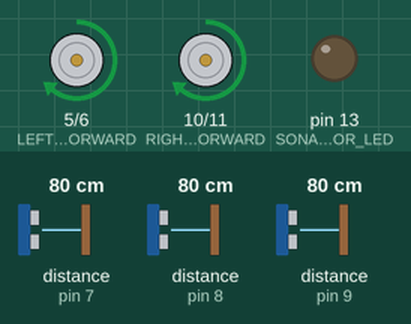
This sketch was run on a simulated Arduino Mega 2560, built with avr-gcc and run on an emulated ATmega2560. Shown: motor-driver pin pairs drawn as motors (green arrow = first pin HIGH = forward, orange = second pin HIGH = backward, longer = more drive), output pins drawn as LEDs (lit = HIGH). The test bench sets the inputs (shaded band); at power-on: distance to the obstacle (sensors on pin 7, pin 8, pin 9) 80 cm. The echo pulse lasts 58.3 µs per cm.

Above: at 3.8 s.
3.9 s: distance to the obstacle (sensor on pin 7) set to 4 cm
5.4 s: distance to the obstacle (sensor on pin 7) set to 2 cm
At 5.66 s:
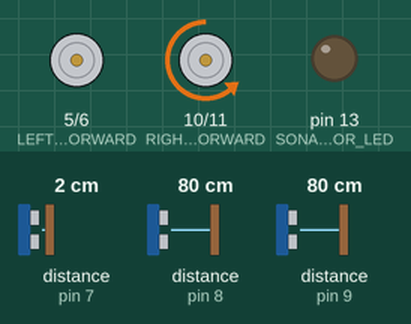
8.4 s: distance to the obstacle (sensor on pin 8) set to 2 cm
At 8.64 s:
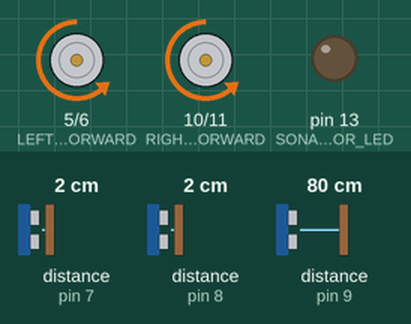
11.4 s: distance to the obstacle (sensor on pin 9) set to 2 cm
At 11.73 s:
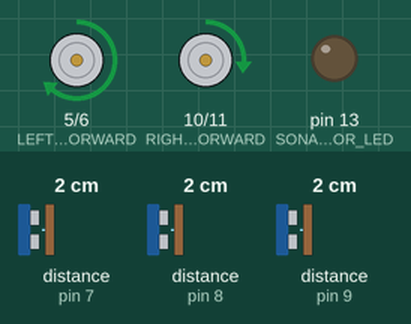
14.4 s: distance to the obstacle (sensor on pin 9) set to 4 cm
17.4 s: distance to the obstacle (sensor on pin 7) set to 9 cm
Timing chart, 0 to 21.4 s (numbered marks = the images above; inputs shaded):
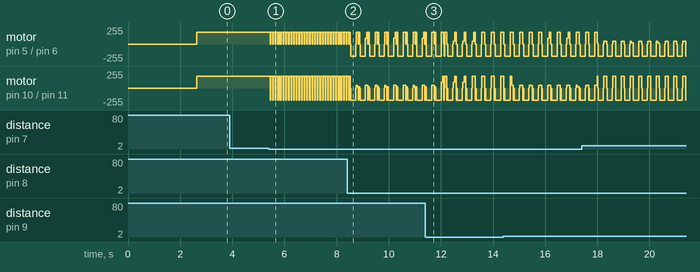

The sketch:

folkrace_robi_final_v1.0.ino
```cpp
//=============================================================================================
//=============================================================================================
//=============================================================================================
//==============================FOLKRACE ROBI FINAL v1.0=======================================
//=============================================================================================
//=============================================================================================
//=============================================================================================
//===============================NEW PING Library==============================================
#include <NewPing.h>
//===============================All include files=============================================
#include "_config.h"
#include "_debug.h"
#include "_motors.h"
#include "_sensors.h"
#include "_tests.h"
#include "_logics.h"
//=============================================================================================
//===============================INITIALIZATION================================================
//=============================================================================================
void setup(){
#ifdef DEBUG
  Serial.begin(SERIAL_PORT_SPEED);
#endif

					DEBUG_PRINT("STARTING PROGRAM");
						for (byte i=0; i<=15; i++){
							DEBUG_PRINT(".");
							delay(100);
						}
					DEBUG_PRINTLN("OK!");
					DEBUG_PRINTLN("DEBAG MODE is ON!");
					DEBUG_PRINT("SERIAL SPEED is ");
					DEBUG_PRINTLN(SERIAL_PORT_SPEED);
					DEBUG_PRINTLN();

//==== Pin configuration ======================================================================
  pinMode(LEFT_TRIGGER_PIN, OUTPUT);
  pinMode(CENTER_TRIGGER_PIN, OUTPUT);
  pinMode(RIGHT_TRIGGER_PIN, OUTPUT);
  pinMode(LEFT_ECHO_PIN, INPUT);
  pinMode(CENTER_ECHO_PIN, INPUT);
  pinMode(RIGHT_ECHO_PIN, INPUT);
  pinMode(LEFT_MOTOR_BACK, OUTPUT);
  pinMode(LEFT_MOTOR_FORWARD, OUTPUT);
  pinMode(RIGHT_MOTOR_BACK, OUTPUT);
  pinMode(RIGHT_MOTOR_FORWARD, OUTPUT);
  pinMode(SONARS_ERROR_LED, OUTPUT);

//===== Sonars Test at start ===================================================================

#ifdef DEBUG
	CYCLE_TIME = millis();
#endif

  while (sonarsTestAtStart == false) {

      sonarsTestAtStart = sonarsTest();

      if (sonarsTestAtStart == false){
			        DEBUG_PRINTLN("TROUBLE WITH SENSORS!");
			        //DEBUG_PRINTLN("");
			digitalWrite(SONARS_ERROR_LED, HIGH); //If some trouble with sonars, LED is on.
			sonars_test_fail_count++; //decrease sonars test counter
					DEBUG_PRINT("SONARS_TEST_FAIL_COUNT:");

						if (sonars_test_fail_count > 0){
						DEBUG_PRINTLN(sonars_test_fail_count);
						DEBUG_PRINTLN("");
						}

				if (sonars_test_fail_count >= SONARS_TEST_MAX_FAIL_COUNT)
					sonarsTestAtStart = true;

        }
      //delay(SONARS_TEST_DELAY);
      }

      if (sonars_test_fail_count >= 1 ){
      	digitalWrite(SONARS_ERROR_LED, HIGH);
      				DEBUG_PRINTLN("SONARS TEST IS NOT PASSED! :((( ROBOT IS STARTING...");
      	}
      else {
      	digitalWrite(SONARS_ERROR_LED, LOW); //If sonars test is passed, LED is off.

					DEBUG_PRINTLN("SONARS TEST IS PASSED! :))) ROBOT IS STARTING...");
			}

DEBUG_PRINT("SONARS TEST TIME is ");
DEBUG_PRINT(long(millis())-CYCLE_TIME);
DEBUG_PRINT("ms");
DEBUG_PRINTLN("");

//==== Start delay and other settings ============================================================
  delay(ROBOT_START_DELAY);

left_motor_forward(LEFT_MOTOR_MAX_SPEED/2);
right_motor_forward(RIGHT_MOTOR_MAX_SPEED/2);


  //left_motor_forward(LEFT_MOTOR_MAX_SPEED/4);
  //right_motor_forward(RIGHT_MOTOR_MAX_SPEED/4);

  //left_motor_forward(LEFT_MOTOR_MAX_SPEED);
  //right_motor_forward(RIGHT_MOTOR_MAX_SPEED);

					//DEBUG_PRINT("Starting LEFT MOTOR with speed: ");
					//DEBUG_PRINTLN(LEFT_MOTOR_MAX_SPEED);
					//DEBUG_PRINT("Starting RIGHT MOTOR with speed: ");
					//DEBUG_PRINTLN(RIGHT_MOTOR_MAX_SPEED);
					//DEBUG_PRINTLN("GOING TO LOOP CYCLE...");
					//DEBUG_PRINTLN("");
DEBUG_PRINTLN("");

#ifdef DEBUG
  DEBUG_PRINT("TESTING MOTORS...");
  left_motor_forward(100);
  delay(1000);
  right_motor_forward(100);
  delay(1000);
  right_motor_stop();
  left_motor_stop();
  delay(2000);
  left_motor_back(100);
  delay(1000);
  right_motor_back(100);
  delay(1000);
  right_motor_stop();
  left_motor_stop();
  delay(1000);
  DEBUG_PRINTLN("OK!");

#endif

}

//===========================================================================================
//=====================================MAIN PROGRAM==========================================
//===========================================================================================
void loop(){

	#ifdef DEBUG
		CYCLE_TIME = 0;
		CYCLE_TIME = millis();
	#endif


	distLeft = left_sonar_scan();
	logics();
  	delay(TIME_BETWEEN_PINGS);

  	//DEBUG_DELAY(1000);

  	distCenter = center_sonar_scan();
  	logics();
  	delay(TIME_BETWEEN_PINGS);

  	//DEBUG_DELAY(1000);

  	distRight = right_sonar_scan();
  	logics();
  	delay(TIME_BETWEEN_PINGS);

#ifdef DEBUG
  					//SHOW 1 LOOP CYCLE TIME
  					DEBUG_PRINT("LOOP CYCLE TIME IS ");
  					DEBUG_PRINT(long(millis()-CYCLE_TIME));
  					DEBUG_PRINTLN("ms");

  					//SHOW SENSORS DATA
				  	DEBUG_PRINT("SONARS L: ");
				  	DEBUG_PRINT(distLeft);
				  	DEBUG_PRINT(" | C: ");
				  	DEBUG_PRINT(distCenter);
				  	DEBUG_PRINT(" | R: ");
				  	DEBUG_PRINTLN(distRight);

  DEBUG_DELAY(1000);
#endif
}
```

_debug.h
```cpp
  #ifdef DEBUG

    #define DEBUG_PRINTLN(x)  Serial.println (x)
    #define DEBUG_PRINT(x)  Serial.print (x)
    #define DEBUG_DELAY(x)  delay (x)
  #else
    #define DEBUG_PRINT(x)
    #define DEBUG_PRINTLN(x)
    #define DEBUG_DELAY(x)

  #endif
```

_logics.h
```cpp
void logics(){
//
//===============================  Check if distance is 0  =========================
  /*
  if (distLeft <= MIN_LEFT_DISTANCE){
    left_motor_stop();
    right_motor_stop();
  }
  if (distCenter <= MIN_CENTER_DISTANCE){
    left_motor_stop();
    right_motor_stop();
  }
  if (distRight <= MIN_RIGHT_DISTANCE){
    left_motor_stop();
    right_motor_stop();
  }
  */
//=================================  WALL STICK CHECK ===================
  if (distLeft <= MIN_LEFT_DISTANCE){
    counterWallLeft ++;}
    else {
      counterWallLeft = 0;
    }
  if (distCenter <= MIN_CENTER_DISTANCE){
    counterWallCenter ++;}
    else {
      counterWallCenter = 0;
    }
  if (distRight <= MIN_RIGHT_DISTANCE){
    counterWallRight ++;}
    else {
      counterWallRight = 0;
    }


 if (counterWallLeft == 2){
     counterWallLeft = 0;
      right_motor_stop();
      left_motor_stop();

      right_motor_back(RIGHT_MOTOR_MAX_SPEED);
      delay(25);
 }
  if (counterWallCenter == 2){
     counterWallCenter = 0;
     right_motor_stop();
     left_motor_stop();
     delay(10);
     right_motor_back(RIGHT_MOTOR_MAX_SPEED);
     left_motor_back(LEFT_MOTOR_MAX_SPEED);
     delay(200);
     right_motor_stop();
     left_motor_stop();
     delay(10);

         if (distRight > distLeft){
              right_motor_forward(RIGHT_MOTOR_MAX_SPEED/4);
              left_motor_forward(LEFT_MOTOR_MAX_SPEED/2);
              delay(50);
              right_motor_stop();
              left_motor_stop();
         }
         else {
              right_motor_forward(RIGHT_MOTOR_MAX_SPEED/2);
              left_motor_forward(LEFT_MOTOR_MAX_SPEED/4);
              delay(50);
              right_motor_stop();
              left_motor_stop();
           }
 }
   if (counterWallRight == 2){
     counterWallCenter = 0;
      right_motor_stop();
      left_motor_stop();
      delay(10);

      left_motor_back(LEFT_MOTOR_MAX_SPEED);
      delay(20);
      right_motor_stop();
      left_motor_stop();
 }

//================================  MOVING FORWARD/LEFT/RIGHT ==============
  if (distLeft <= distCenter & distRight <= distCenter){
left_motor_forward(LEFT_MOTOR_MAX_SPEED);
right_motor_forward(RIGHT_MOTOR_MAX_SPEED);
delay(MOVING_FORWARD_DELAY);
}

  //Turn left if:
  else if (distLeft > distRight){
left_motor_forward(LEFT_MOTOR_MAX_SPEED/8);
right_motor_forward(RIGHT_MOTOR_MAX_SPEED);
//left_motor_stop();
  delay(TURNING_LEFT_DELAY);
  }

  //Turn right if:
  else if (distLeft < distRight){
//right_motor_stop();
left_motor_forward(LEFT_MOTOR_MAX_SPEED);
right_motor_forward(RIGHT_MOTOR_MAX_SPEED/8);
   delay(TURNING_RIGHT_DELAY);
 }

 else {
left_motor_forward(LEFT_MOTOR_MAX_SPEED);
right_motor_forward(RIGHT_MOTOR_MAX_SPEED);
delay(MOVING_FORWARD_DELAY);
 }

//
/*
//RESULT COUNTERS
  //byte left_result = 0;
  //byte center_result = 0;
  //byte right_result = 0;
  byte reslt[3] = {0,0,0};

//START CALCULATE RESULT
//===CENTER===============================
  if (distCenter >= NORM_CENTER_DISTANCE)
    reslt[1] = 0;
  else if (distCenter < NORM_CENTER_DISTANCE & distCenter > MIN_CENTER_DISTANCE)
    reslt[1] = 1;
  else
    reslt[1] = 2;
//===RIGHT================================
  if (distRight >= NORM_RIGHT_DISTANCE)
    reslt[2] = 0;
  else if (distRight < NORM_RIGHT_DISTANCE & distRight > MIN_RIGHT_DISTANCE)
    reslt[2] = 1;
  else
    reslt[2] = 2;
//===LEFT=================================
  if (distLeft >= NORM_LEFT_DISTANCE)
    reslt[0] = 0;
  else if (distLeft < NORM_LEFT_DISTANCE & distLeft > MIN_LEFT_DISTANCE)
    reslt[0] = 1;
  else
    reslt[0] = 2;
//END OF CALCULATING RESULT

DEBUG_PRINT("LOGIC RESULT IS L: ");
DEBUG_PRINT(reslt[0]);
DEBUG_PRINT(" | C: ");
DEBUG_PRINT(reslt[1]);
DEBUG_PRINT(" | R: ");
DEBUG_PRINT(reslt[2]);
DEBUG_PRINTLN("");

//MOVING MOTORS FORWARD
if (reslt[0] == 0 & reslt[1] == 0 & reslt[2] == 0) //{0.0.0}
{
left_motor_forward(LEFT_MOTOR_MAX_SPEED);
right_motor_forward(RIGHT_MOTOR_MAX_SPEED);
DEBUG_PRINTLN("MOVING FORWARD");
}
//TURNING TO RIGHT
if (reslt[0] == 1)                                 //{1.0.0}
{
left_motor_forward(LEFT_MOTOR_MAX_SPEED);
right_motor_forward(SPEED2);
DEBUG_PRINTLN("TURNING RIGHT with SPEED2");
}
if (reslt[0] == 1 & reslt[1] == 1)                 //{1.1.0}
{
left_motor_forward(LEFT_MOTOR_MAX_SPEED);
right_motor_forward(SPEED1);
DEBUG_PRINTLN("TURNING RIGHT with SPEED1");
}
if (reslt[0] == 2)                                 //{2.0.0}
{
left_motor_forward(LEFT_MOTOR_MAX_SPEED);
right_motor_forward(SPEED3);
DEBUG_PRINTLN("TURNING RIGHT with SPEED3");
}
if (reslt[0] == 2 && reslt[1] == 1)                //{2.1.0}
{
left_motor_forward(LEFT_MOTOR_MAX_SPEED);
right_motor_forward(SPEED0);
DEBUG_PRINTLN("TURNING RIGHT with SPEED0");
}
if (reslt[0] == 2 && reslt[1] == 2)                //{2.2.0}
{
left_motor_forward(LEFT_MOTOR_MAX_SPEED);
right_motor_forward(SPEED0);
DEBUG_PRINTLN("TURNING RIGHT with SPEED0");
}

//TURNING TO LEFT
if (reslt[2] == 1)                                 //{0.0.1}
{
left_motor_forward(SPEED2);
right_motor_forward(RIGHT_MOTOR_MAX_SPEED);
DEBUG_PRINTLN("TURNING LEFT with SPEED2");
}
if (reslt[1] == 1 & reslt[2] == 1)                 //{0.1.1}
{
left_motor_forward(SPEED1);
right_motor_forward(RIGHT_MOTOR_MAX_SPEED);
DEBUG_PRINTLN("TURNING LEFT with SPEED1");
}
if (reslt[2] == 2)                                 //{0.0.2}
{
left_motor_forward(SPEED3);
right_motor_forward(RIGHT_MOTOR_MAX_SPEED);
DEBUG_PRINTLN("TURNING LEFT with SPEED3");
}
if (reslt[1] == 1 && reslt[2] == 2)                //{0.1.2}
{
left_motor_forward(SPEED0);
right_motor_forward(RIGHT_MOTOR_MAX_SPEED);
DEBUG_PRINTLN("TURNING LEFT with SPEED0");
}
if (reslt[1] == 2 && reslt[2] == 2)                //{0.2.2}
{
left_motor_forward(SPEED0);
right_motor_forward(RIGHT_MOTOR_MAX_SPEED);
DEBUG_PRINTLN("TURNING LEFT with SPEED0");
}

*/
}
```

_motors.h
```cpp
//=========================MOTORS FUNCTIONS======================================================

void left_motor_forward(byte left_motor_speed){
  analogWrite(LEFT_MOTOR_FORWARD, left_motor_speed);
  digitalWrite(LEFT_MOTOR_BACK, 0);
}

void left_motor_back(byte left_motor_speed){
  analogWrite(LEFT_MOTOR_BACK, left_motor_speed);
  digitalWrite(LEFT_MOTOR_FORWARD, 0);
}

void right_motor_forward(byte right_motor_speed){
  analogWrite(RIGHT_MOTOR_FORWARD, right_motor_speed);
  digitalWrite(RIGHT_MOTOR_BACK, 0);
}

void right_motor_back(byte right_motor_speed){
  analogWrite(RIGHT_MOTOR_BACK, right_motor_speed);
  digitalWrite(RIGHT_MOTOR_FORWARD, 0);
}

void left_motor_stop(){
  digitalWrite(LEFT_MOTOR_FORWARD, 0);
  digitalWrite(LEFT_MOTOR_BACK, 0);
}

void right_motor_stop(){
  digitalWrite(RIGHT_MOTOR_FORWARD, 0);
  digitalWrite(RIGHT_MOTOR_BACK, 0);
}

void motors_forward_right(byte motors_speed){
  analogWrite(RIGHT_MOTOR_FORWARD, (RIGHT_MOTOR_TURN_K * motors_speed));
  analogWrite(LEFT_MOTOR_FORWARD, motors_speed);
  digitalWrite(RIGHT_MOTOR_BACK, 0);
  digitalWrite(LEFT_MOTOR_BACK, 0);
}

void motors_forward_left(byte motors_speed){
  analogWrite(RIGHT_MOTOR_FORWARD, motors_speed);
  analogWrite(LEFT_MOTOR_FORWARD, (LEFT_MOTOR_TURN_K * motors_speed));
  digitalWrite(RIGHT_MOTOR_BACK, 0);
  digitalWrite(LEFT_MOTOR_BACK, 0);
}
```

_sensors.h
```cpp
//=========================SCAN ULTRASONIC SONARS=============================================

unsigned int left_sonar_scan(){

  NewPing sonarLeft(LEFT_TRIGGER_PIN, LEFT_ECHO_PIN, MAX_DISTANCE);
  unsigned int resultLeft = sonarLeft.ping();
  resultLeft = resultLeft / US_ROUNDTRIP_CM;
    if (resultLeft == 0 || resultLeft == 1)
      return 2;
    else
    return resultLeft;

}
unsigned int center_sonar_scan(){

  NewPing sonarCenter(CENTER_TRIGGER_PIN, CENTER_ECHO_PIN, MAX_DISTANCE);
  unsigned int resultCenter = sonarCenter.ping();
  resultCenter = resultCenter / US_ROUNDTRIP_CM;
    if (resultCenter == 0 || resultCenter == 1)
      return 2;
    else
    return resultCenter;

}
unsigned int right_sonar_scan(){

  NewPing sonarRight(RIGHT_TRIGGER_PIN, RIGHT_ECHO_PIN, MAX_DISTANCE);
  unsigned int resultRight = sonarRight.ping();
  resultRight = resultRight / US_ROUNDTRIP_CM;
      if (resultRight == 0 || resultRight == 1)
        return 2;
      else
      return resultRight;
}
```

_tests.h
```cpp
//=============================FUNCTION FOR CHECHING SONARS AT START===========================
boolean sonarsTest(){

  DEBUG_PRINTLN("Starting sonars test...");
  boolean testPassed = true;

      //Check the left sonar
      for (int i = 0; i <= SONARS_START_CHECK_COUNT; i++){

        distLeft = left_sonar_scan();
        delay(TIME_BETWEEN_PINGS);

        if (distLeft == 0 || distLeft > MAX_DISTANCE)
          distLeftErrorCounter++;

      }
      //Check center sonar
      for (int y = 0; y <= SONARS_START_CHECK_COUNT; y++){

        distCenter = center_sonar_scan();
        delay(TIME_BETWEEN_PINGS);

        if (distCenter == 0 || distCenter > MAX_DISTANCE)
          distCenterErrorCounter++;

      }
      //Check right sonar
      for (int y = 0; y <= SONARS_START_CHECK_COUNT; y++){

        distRight = right_sonar_scan();
        delay(TIME_BETWEEN_PINGS);

        if (distRight == 0 || distRight > MAX_DISTANCE)
          distRightErrorCounter++;

      }
    //Show the results:
    DEBUG_PRINT("Error counters is: L: ");
    DEBUG_PRINT(distLeftErrorCounter);
    DEBUG_PRINT(" | C: ");
    DEBUG_PRINT(distCenterErrorCounter);
    DEBUG_PRINT(" | R: ");
    DEBUG_PRINTLN(distRightErrorCounter);

    //What to do if some sensor is wrong
    if (distLeftErrorCounter > SONAR_MAX_ERROR_COUNT){
        DEBUG_PRINTLN("ERROR: LEFT SONAR IS WRONG!!!");
        digitalWrite(SONARS_ERROR_LED, HIGH);
        testPassed = false;
      }
    if (distCenterErrorCounter > SONAR_MAX_ERROR_COUNT){
        DEBUG_PRINTLN("ERROR: CENTER SONAR IS WRONG!!!");
        digitalWrite(SONARS_ERROR_LED, HIGH);
        testPassed = false;
      }
    if (distRightErrorCounter > SONAR_MAX_ERROR_COUNT){
        DEBUG_PRINTLN("ERROR: RIGHT SONAR IS WRONG!!!");
        digitalWrite(SONARS_ERROR_LED, HIGH);
        testPassed = false;
      }

  distLeftErrorCounter = 0;
  distCenterErrorCounter = 0;
  distRightErrorCounter = 0;

  return testPassed;
}
```

_config.h
```cpp
//#define DEBUG  // Debug on/off
//MOTORS
#define LEFT_MOTOR_FORWARD 5
#define LEFT_MOTOR_BACK 6
#define RIGHT_MOTOR_FORWARD 10
#define RIGHT_MOTOR_BACK 11
#define LEFT_MOTOR_TURN_K 0.7
#define RIGHT_MOTOR_TURN_K 0.7
//SONARS
#define MAX_DISTANCE 500       // Maximum distance we want to ping for (in centimeters 400-500cm)
#define TIME_BETWEEN_PINGS 29 // Wait between pings. 29ms should be the shortest delay between pings.

#define LEFT_TRIGGER_PIN  4  //Left Ultrasonic sensor (III)
#define LEFT_ECHO_PIN     7
#define CENTER_TRIGGER_PIN  3  //Center Ultrasonic sensor (I)
#define CENTER_ECHO_PIN     8
#define RIGHT_TRIGGER_PIN  2  //Right Ultrasonic sensor (II)
#define RIGHT_ECHO_PIN     9

#define SONARS_START_CHECK_COUNT 9 //sonar sensors check amount before start
#define SONAR_MAX_ERROR_COUNT 3   //Maximux errors for sensor
#define SONARS_ERROR_LED 13 	 //Error LED
#define SONARS_TEST_DELAY 2  //Time to retry sonars test
#define SONARS_TEST_MAX_FAIL_COUNT 5 //how many retrys do, if test is fail.

#define STOP_DISTANCE 4
#define WALL_DISTANCE 3

//START SETTINGS
#define ROBOT_START_DELAY 0
#define LEFT_MOTOR_MAX_SPEED 180 //norm 160
#define RIGHT_MOTOR_MAX_SPEED 180 //norm 160
#define SPEED0 0
#define SPEED1 0
#define SPEED2 0
#define SPEED3 20
#define SERIAL_PORT_SPEED 9600
//MOVING
#define MOVING_FORWARD_DELAY 5 //norm 5
#define TURNING_LEFT_DELAY 3 //norm 4
#define TURNING_RIGHT_DELAY 3 //norm 4

#define MIN_LEFT_DISTANCE 2
#define NORM_LEFT_DISTANCE 15
#define MIN_RIGHT_DISTANCE 2
#define NORM_RIGHT_DISTANCE 15
#define MIN_CENTER_DISTANCE 4
#define NORM_CENTER_DISTANCE 25

byte left_motor_speed;
byte right_motor_speed;
byte motors_speed = 150;

// Wall stick counters
byte counterWallLeft = 0;
byte counterWallCenter = 0;
byte counterWallRight = 0;

//Logics variables
unsigned int distLeft = 1;     //Left distance
unsigned int distCenter = 1;  //Center distance
unsigned int distRight = 1;  //Right distance
//Sonars Test
byte distLeftErrorCounter = 0;       //Left sonar error counter
byte distCenterErrorCounter = 0;    //Center sonar error counter
byte distRightErrorCounter = 0;    //right sonar error counter
boolean sonarsTestAtStart = false; //Test for start sonars check (false - start test, true - no test)
byte sonars_test_fail_count = 0; //Test fails

//Others
long CYCLE_TIME = 0; //For time measurement 
```

Measured:
- the behaviour switches between 3 and 2 cm on distance to the obstacle (sensor on pin 7) (found by bisection; images 0 and 1)
- after the input at 3.9 s, every drawn part: stays the same
- after the input at 5.4 s, motor on pin 5 (LEFT_MOTOR_FORWARD) / pin 6 (LEFT_MOTOR_BACK): alternates forward 180/255 for 0.07 s and stopped for 0.03 s, starting after 0.05 s; motor on pin 10 (RIGHT_MOTOR_FORWARD) / pin 11 (RIGHT_MOTOR_BACK): alternates forward 180/255 for 0.07 s and backward 180/255 for 0.03 s, starting after 0.05 s
